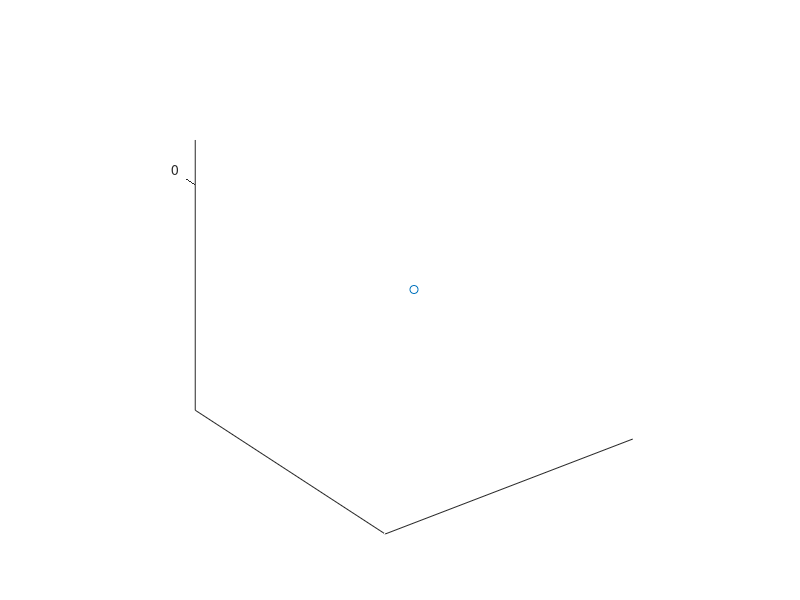

MATLAB code for this plot:
% test bary centric coordinates outside a tetrahedron

node=[0 0 0;1 0 0;0 1 0;0 0 1];
elem=[1 2 3 4];
tetramesh(elem,node)
b1=[1/3,1/3,1/3,0];
b2=[0 1/3 1/3 1/3];
t=-2:0.1:2
for i=1:length(t)
 pp=node'*(t(i)*b1+(1-t(i))*b2)';
 plot3(pp(1),pp(2),pp(3),'o');
 axis equal;
 waitforbuttonpress;
end

